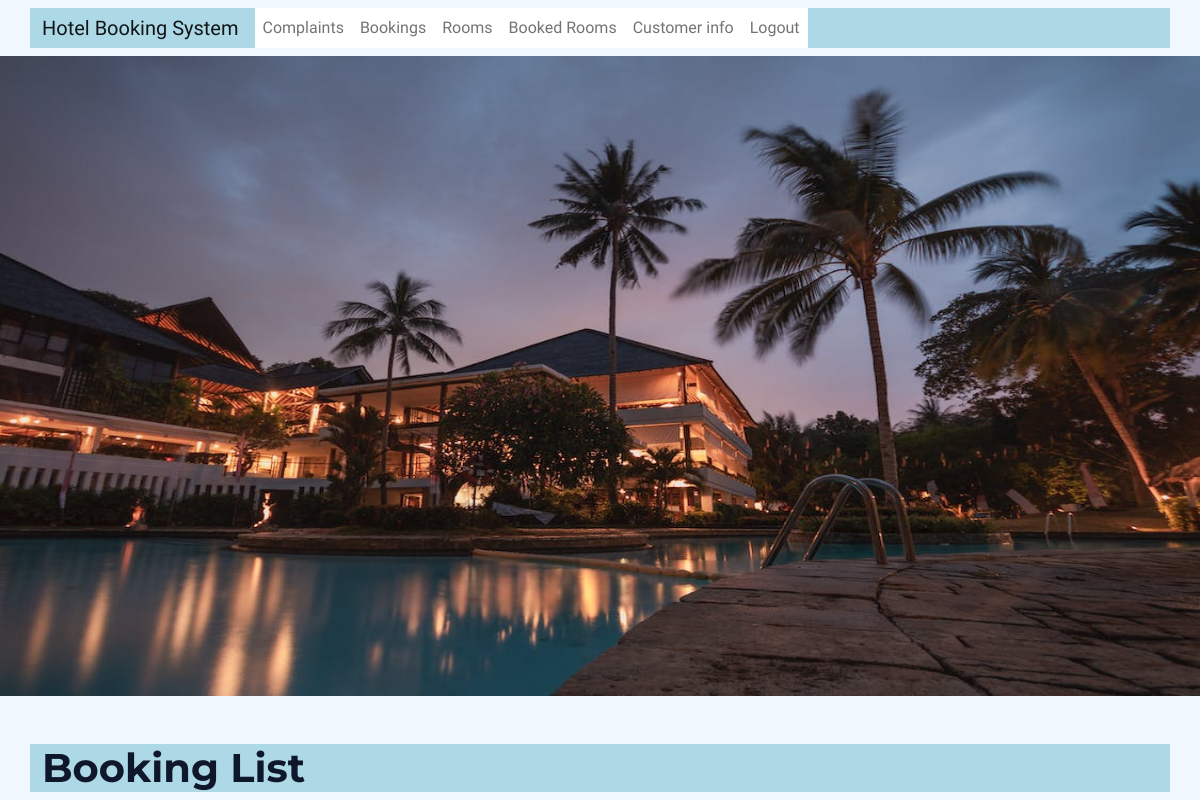
/admin_bookings/ (signed in), run on an earlier commit of the app's database.
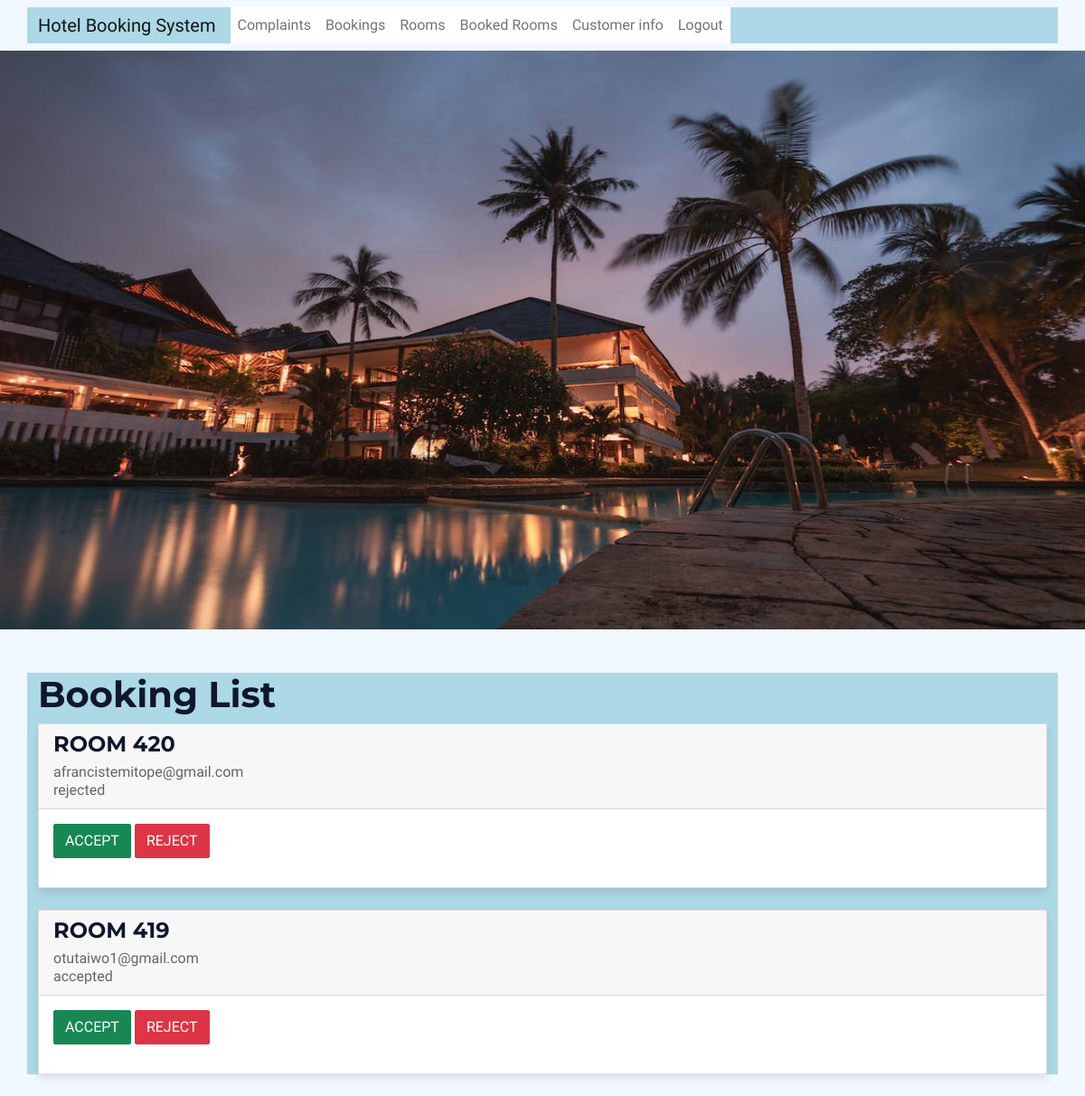
And on a later commit of the database.
### bookings/models.py (models this page shows, shortened)
class Booking(models.Model):
    user = models.ForeignKey(settings.AUTH_USER_MODEL, on_delete=models.CASCADE)
    admin_user= models.ForeignKey(settings.AUTH_USER_MODEL, on_delete=models.CASCADE, related_name='bookings_admin', default=1)
    room = models.ForeignKey(Room, on_delete=models.CASCADE)
    check_in = models.DateField()
    check_out = models.DateField()
    created_at = models.DateTimeField(auto_now_add=True)
    updated_at = models.DateTimeField(auto_now=True)
    status_choices = [
        ('pending', 'Pending'),
        ('accepted', 'Accepted'),
        ('rejected', 'Rejected'),
    ]
    status = models.CharField(max_length=10, choices=status_choices, default='pending')
    number_of_guests = models.PositiveIntegerField()
    customer_email = models.EmailField(max_length=255)
    customer_name =  models.CharField(max_length=100, default='')

class Room(models.Model):
    ROOM_TYPE_CHOICES = (
        ('standard', 'Standard'),
        ('deluxe', 'Deluxe'),
        ('suite', 'Suite'),
    )
    user = models.ForeignKey(settings.AUTH_USER_MODEL, on_delete=models.CASCADE)
    admin_user= models.ForeignKey(settings.AUTH_USER_MODEL, on_delete=models.CASCADE, related_name='room_admin', default=1)
    name = models.CharField(max_length=100)
    room_type = models.CharField(max_length=10, choices=ROOM_TYPE_CHOICES, default='standard')
    room_number = models.PositiveIntegerField(unique=True)
    description = models.TextField(blank=True)
    price = models.DecimalField(max_digits=8, decimal_places=2)
    image = models.ImageField(upload_to='rooms', blank=True)
    available = models.BooleanField(default=True)
    created_at = models.DateTimeField(auto_now_add=True)
    updated_at = models.DateTimeField(auto_now=True)

### accounts/models.py (models this page shows, shortened)
class CustomUser(AbstractBaseUser):
    email = models.EmailField(verbose_name='Email', max_length=255, unique=True)
    first_name = models.CharField(verbose_name='First Name', max_length=255, blank=True)
    last_name = models.CharField(verbose_name='Last Name', max_length=255, blank=True)
    is_staff = models.BooleanField(default=False)
    is_active = models.BooleanField(default=True)
    is_admin = models.BooleanField(default=False)
    is_customer = models.BooleanField(default=True)
    is_superuser = models.BooleanField(default=False)
    created_at = models.DateTimeField(auto_now_add=True)
    updated_at = models.DateTimeField(auto_now=True)
    objects = CustomUserManager()
    USERNAME_FIELD = 'email'
    REQUIRED_FIELDS = []

### bookings/views.py (the view)
# urls.py: path('admin_bookings/', views.admin_booking_list, name='admin_booking_list'),
@login_required
def admin_booking_list(request):
    bookings = Booking.objects.all()
    if request.method == 'POST':
        form = BookingStatusForm(request.POST)
        booking_id=request.POST.get('booking_id')
        booking = Booking.objects.get(pk=booking_id)
        if 'accept' in request.POST:
            booking.status = 'accepted'
            booking.save()
            send_mail(
                'Booking Accepted',
                'Your booking has been accepted!',
                'fecoyifemi@gmail',  # sender's email
                [booking.customer_email],  # recipient's email
                fail_silently=False,
            )
        elif 'reject' in request.POST:
            booking.status = 'rejected'
            booking.save()
            send_mail(
                'Booking Rejected',
                'Sorry, your booking has been rejected.',
                'fecoyifemi@gmail.com',  # sender's email
                [booking.customer_email],  # recipient's email
                fail_silently=False,
            )
        return redirect('bookings:admin_booking_list')
    else:
        form = BookingStatusForm()
    context = {'bookings': bookings, 'form': form}
    return render(request, 'booking_list.html', context)

### bookings/templates/booking_list.html (shortened to what this page needs)
{% extends 'base.html' %}
{% block content %}
  <h1>Booking List</h1>
  {% for booking in bookings %}
  <div class="card mb-4">
    <div class="card-header">
      <h2 class="card-title">{{ booking.room.name }}</h2>
      <p class="card-subtitle">{{ booking.user.email }}</p>
      <p class="card-subtitle">{{ booking.status }}</p>
    </div>
    <div class="card-body">
      <form method="POST">
        <button type="submit" class="btn btn-success mr-2" name="accept">Accept</button>
        <button type="submit" class="btn btn-danger" name="reject">Reject</button>
      </form>
    </div>
  </div>
{% endfor %}
{% endblock %}

What changed in the data, as far as the page shows it:
added Booking: room.name "ROOM 420", user.email "afrancistemitope@gmail.com", status "rejected"
added Booking: room.name "ROOM 419", user.email "otutaiwo1@gmail.com", status "accepted"
